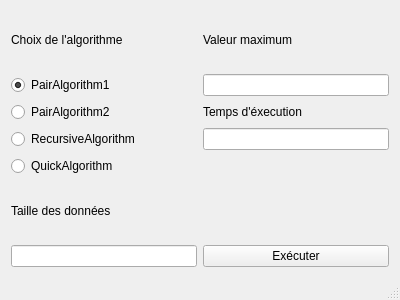
<?xml version="1.0" encoding="UTF-8"?>
<ui version="4.0">
 <class>MainWindow</class>
 <widget class="QMainWindow" name="MainWindow">
  <property name="geometry">
   <rect>
    <x>0</x>
    <y>0</y>
    <width>400</width>
    <height>300</height>
   </rect>
  </property>
  <property name="windowTitle">
   <string>ComplexityComparator</string>
  </property>
  <widget class="QWidget" name="centralWidget">
   <layout class="QGridLayout" name="gridLayout">
    <item row="4" column="0">
     <widget class="QRadioButton" name="QA">
      <property name="text">
       <string>QuickAlgorithm</string>
      </property>
     </widget>
    </item>
    <item row="0" column="0">
     <widget class="QLabel" name="label">
      <property name="text">
       <string>Choix de l'algorithme</string>
      </property>
     </widget>
    </item>
    <item row="3" column="0">
     <widget class="QRadioButton" name="RA">
      <property name="enabled">
       <bool>true</bool>
      </property>
      <property name="text">
       <string>RecursiveAlgorithm</string>
      </property>
      <property name="checked">
       <bool>false</bool>
      </property>
     </widget>
    </item>
    <item row="1" column="0">
     <widget class="QRadioButton" name="PA1">
      <property name="text">
       <string>PairAlgorithm1</string>
      </property>
      <property name="checked">
       <bool>true</bool>
      </property>
     </widget>
    </item>
    <item row="3" column="1">
     <widget class="QLineEdit" name="ExecTime"/>
    </item>
    <item row="2" column="1">
     <widget class="QLabel" name="label_4">
      <property name="text">
       <string>Temps d'éxecution</string>
      </property>
     </widget>
    </item>
    <item row="7" column="0">
     <widget class="QLabel" name="label_2">
      <property name="text">
       <string>Taille des données</string>
      </property>
     </widget>
    </item>
    <item row="8" column="0">
     <widget class="QLineEdit" name="dataSize"/>
    </item>
    <item row="2" column="0">
     <widget class="QRadioButton" name="PA2">
      <property name="text">
       <string>PairAlgorithm2</string>
      </property>
     </widget>
    </item>
    <item row="1" column="1">
     <widget class="QLineEdit" name="MaxValue"/>
    </item>
    <item row="0" column="1">
     <widget class="QLabel" name="label_3">
      <property name="text">
       <string>Valeur maximum</string>
      </property>
     </widget>
    </item>
    <item row="8" column="1">
     <widget class="QPushButton" name="pushButton">
      <property name="text">
       <string>Exécuter</string>
      </property>
     </widget>
    </item>
   </layout>
  </widget>
  <widget class="QMenuBar" name="menuBar">
   <property name="geometry">
    <rect>
     <x>0</x>
     <y>0</y>
     <width>400</width>
     <height>20</height>
    </rect>
   </property>
  </widget>
  <widget class="QStatusBar" name="statusBar"/>
 </widget>
 <layoutdefault spacing="6" margin="11"/>
 <tabstops>
  <tabstop>QA</tabstop>
 </tabstops>
 <resources/>
 <connections/>
</ui>
